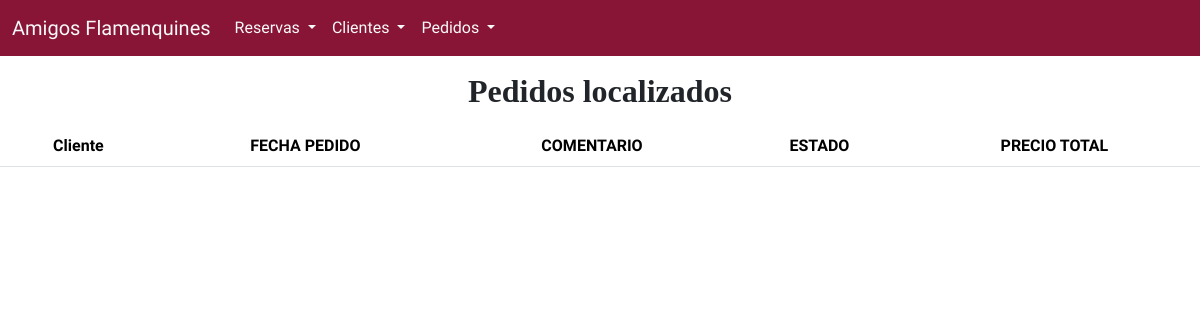
Before: /proceso_buscar_pedido.php with the older database file.
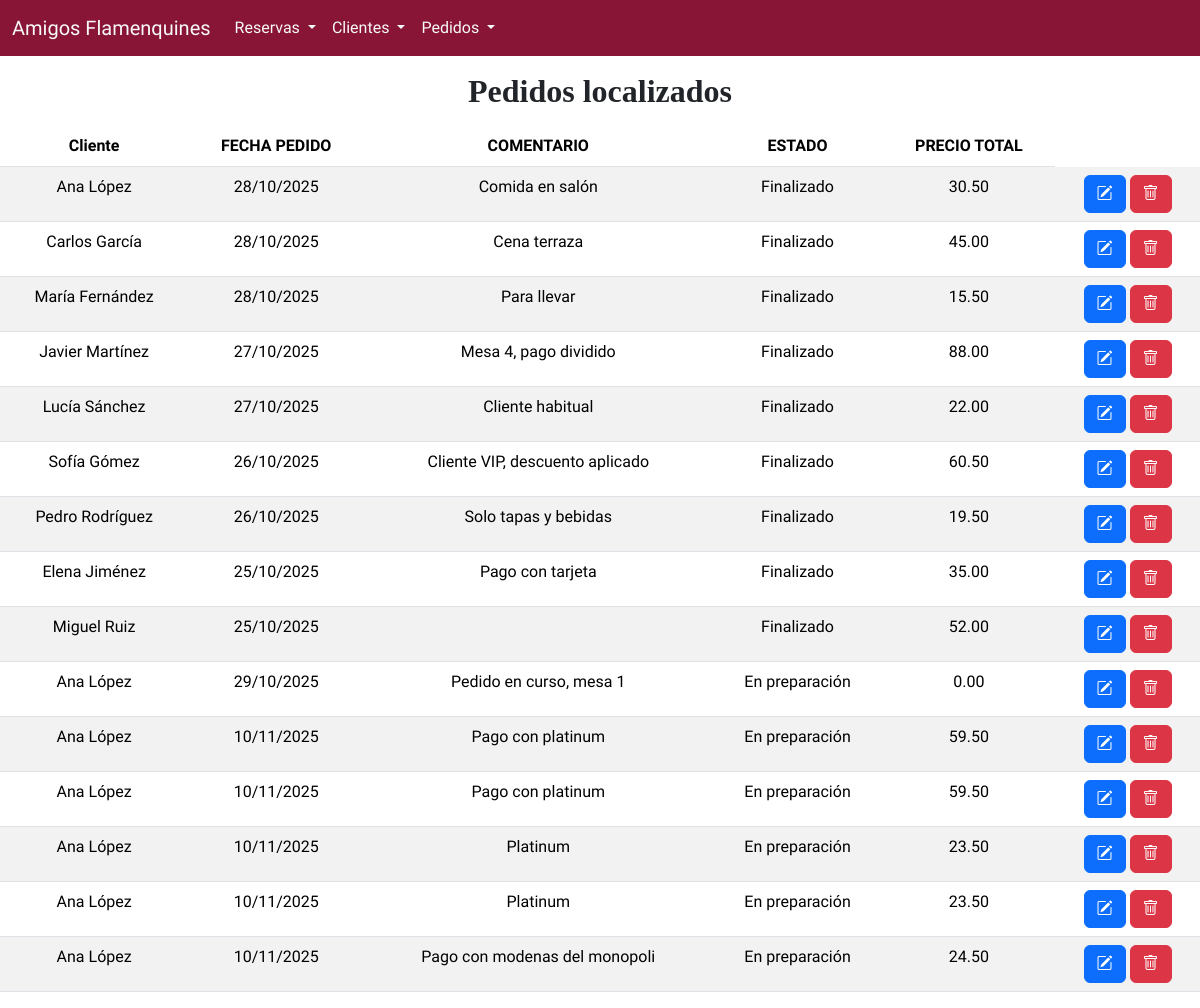
After: the same page with the newer database file.
### tables this page shows
CREATE TABLE `client_order` (
  `id_client_order` int NOT NULL,
  `client_order_date` datetime NOT NULL,
  `total_price` decimal(10,2) NOT NULL,
  `is_completed` tinyint(1) NOT NULL,
  `comment` varchar(100) NOT NULL,
  `id_client` int NOT NULL
);

CREATE TABLE `client` (
  `id_client` int NOT NULL,
  `date_created_account` date NOT NULL,
  `age` int NOT NULL,
  `is_vip` tinyint(1) NOT NULL,
  `name` varchar(50) NOT NULL
);

### proceso_buscar_pedido.php (the view, shortened to what this page needs)
<?php
$conexion = obtenerConexion();
if (isset($_GET['txtNombreCliente'])) {
    $nombre_cliente = $_GET['txtNombreCliente'];
    $sql = "SELECT o.*, c.name FROM client_order o, client c
        WHERE o.id_client = c.id_client
        AND c.name LIKE '%$nombre_cliente%';";
    $resultado = mysqli_query($conexion, $sql);
    if (mysqli_num_rows($resultado) > 0) {
        $tabla = "<h2 class='text-center'>Pedidos localizados</h2>";
        $tabla .= "<table class='table table-striped text-center mt-3' id='listadoPedidos'>";
        $tabla .= "<thead><tr><th>Cliente</th><th>FECHA PEDIDO</th><th>COMENTARIO</th><th>ESTADO</th><th>PRECIO TOTAL</th>";
        $tabla .= "</tr></thead><tbody>";
        while ($fila = mysqli_fetch_assoc($resultado)) {
            $tabla .= "<tr>";
            $tabla .= "<td>" . $fila['name'] . "</td>";
            $fecha_pedido = new DateTime($fila['client_order_date']);
            $tabla .= "<td>" . $fecha_pedido->format('d/m/Y') . "</td>";
            $tabla .= "<td>" . $fila['comment'] . "</td>";
            $tabla .= "<td>" . (($fila['is_completed'] == 0) ? "En proceso" : "Finalizado") . "</td>";
            $tabla .= "<td>" . $fila['total_price'] . "</td>";
            $tabla .= "<td><form class='d-inline me-1' action='editar_pedido.php' method='post'>";
            $tabla .= "<input type='hidden' name='pedido' value='" . htmlspecialchars(json_encode($fila), ENT_QUOTES) . "' />";
            $tabla .= "<button name='Editar' class='btn btn-primary'><i class='bi bi-pencil-square'></i></button></form>";
            $tabla .= "<form class='d-inline' action='proceso_borrar_pedido.php' method='post'>";
            $tabla .= "<input type='hidden' name='id_client_order' value='" . $fila['id_client_order']  . "' />";
            $tabla .= "<button name='Borrar' class='btn btn-danger'><i class='bi bi-trash'></i></button></form>";
            $tabla .= "</tr>";
        }
        $tabla .= "</tbody></table>";
    } else {
        $tabla = "<h2 class='text-center mt-5'>No hay pedidos con nombre $nombre_cliente</h2>";
        header("refresh:5;url=buscar_pedido.php");
    }
} else {
    $sql = "SELECT * FROM client_order o, client c WHERE o.id_client = c.id_client ";
    $sql .= ";";
    $tabla = "<h2 class='text-center'>Pedidos localizados</h2>";
    $tabla .= "<table class='table table-striped text-center mt-3' id='listadoPedidosParametrizado'>";
    $tabla .= "<thead><tr><th>Cliente</th><th>FECHA PEDIDO</th><th>COMENTARIO</th><th>ESTADO</th><th>PRECIO TOTAL</th>";
    $resultado = mysqli_query($conexion, $sql);
    $tabla .= "</tr></thead><tbody>";
    while ($fila = mysqli_fetch_assoc($resultado)) {
        $tabla .= "<tr>";
        $tabla .= "<td>" . $fila["name"] . "</td>";
        $fecha_pedido = new DateTime($fila['client_order_date']);
        $tabla .= "<td>" . $fecha_pedido->format('d/m/Y') . "</td>";
        $tabla .= "<td>" . $fila["comment"] . "</td>";
        $tabla .= "<td>" . ($fila["is_completed"] == 1 ? "Finalizado" : "En preparación") . "</td>";
        $tabla .= "<td>" . $fila["total_price"] . "</td>";
        $tabla .= "<td><form class='d-inline me-1' action='editar_pedido.php' method='post'>";
        $tabla .= "<input type='hidden' name='pedido' value='" . htmlspecialchars(json_encode($fila), ENT_QUOTES) . "' />";
        $tabla .= "<button name='Editar' class='btn btn-primary'><i class='bi bi-pencil-square'></i></button></form>";
        $tabla .= "<form class='d-inline' action='proceso_borrar_pedido.php' method='post'>";
        $tabla .= "<input type='hidden' name='id_client_order' value='" . $fila['id_client_order']  . "' />";
        $tabla .= "<button name='Borrar' class='btn btn-danger'><i class='bi bi-trash'></i></button></form>";
        $tabla .= "</tr>";
    }
    $tabla .= "</tbody></table>";
}
echo $tabla;
?>
</body>
</html>

Changed rows visible on the page:
added client_order: id_client.name "Ana López", client_order_date "28/10/2025", comment "Comida en salón", is_completed "Finalizado", total_price "30.50"
added client_order: id_client.name "Carlos García", client_order_date "28/10/2025", comment "Cena terraza", is_completed "Finalizado", total_price "45.00"
added client_order: id_client.name "María Fernández", client_order_date "28/10/2025", comment "Para llevar", is_completed "Finalizado", total_price "15.50"
added client_order: id_client.name "Javier Martínez", client_order_date "27/10/2025", comment "Mesa 4, pago dividido", is_completed "Finalizado", total_price "88.00"
added client_order: id_client.name "Lucía Sánchez", client_order_date "27/10/2025", comment "Cliente habitual", is_completed "Finalizado", total_price "22.00"
added client_order: id_client.name "Sofía Gómez", client_order_date "26/10/2025", comment "Cliente VIP, descuento aplicado", is_completed "Finalizado", total_price "60.50"
added client_order: id_client.name "Pedro Rodríguez", client_order_date "26/10/2025", comment "Solo tapas y bebidas", is_completed "Finalizado", total_price "19.50"
added client_order: id_client.name "Elena Jiménez", client_order_date "25/10/2025", comment "Pago con tarjeta", is_completed "Finalizado", total_price "35.00"
added client_order: id_client.name "Miguel Ruiz", client_order_date "25/10/2025", is_completed "Finalizado", total_price "52.00"
added client_order: id_client.name "Ana López", client_order_date "29/10/2025", comment "Pedido en curso, mesa 1", is_completed "En preparación", total_price "0.00"
added client_order: id_client.name "Ana López", client_order_date "10/11/2025", comment "Pago con platinum", is_completed "En preparación", total_price "59.50"
added client_order: id_client.name "Ana López", client_order_date "10/11/2025", comment "Pago con platinum", is_completed "En preparación", total_price "59.50"
added client_order: id_client.name "Ana López", client_order_date "10/11/2025", comment "Platinum", is_completed "En preparación", total_price "23.50"
added client_order: id_client.name "Ana López", client_order_date "10/11/2025", comment "Platinum", is_completed "En preparación", total_price "23.50"
added client_order: id_client.name "Ana López", client_order_date "10/11/2025", comment "Pago con modenas del monopoli", is_completed "En preparación", total_price "24.50"
